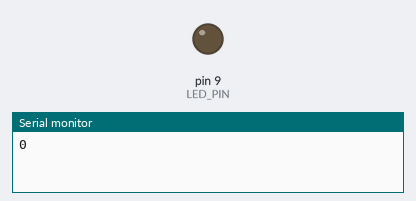
The sketch below on a simulated Arduino Uno, built with avr-gcc and run on an emulated ATmega328P. On the bench: output pins drawn as LEDs (lit = HIGH), the last lines printed to the serial monitor. Random numbers use the default seed unless the sketch sets one.

Above: at 0.05 s.
At 5.9 s:
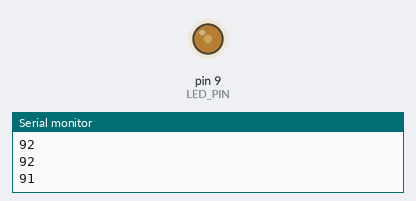
At 28.31 s:
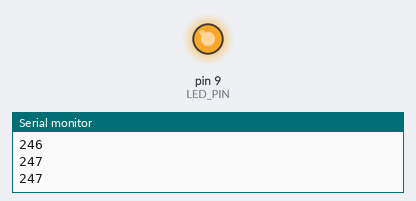
Timing chart, 0 to 40.0 s (numbered marks = the images above):
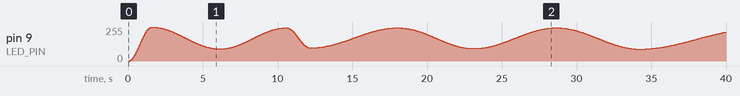

The sketch:

led_sample01.ino
```cpp
/**
 *    led_sample01.ino
 *    ランダムな時間、ランダムな振り幅で、LEDが光っては消えるを繰り返す
 **/


/** pin assigns **/
const int LED_PIN = 9;

/** amplitude (0-255/2) **/
const int MAX_AMPLITUDE_DOUBLE = 255;
const int MIN_AMPLITUDE_DOUBLE = 150;

/** radian step, manipulate the speed **/
const float MAX_RADIAN_STEP_INV = 50;  // 1 / 50
const float MIN_RADIAN_STEP_INV = 10;  // 1/ 10


float radian = 0.0;
float radianStep = 0.1;
float amplitude = MAX_AMPLITUDE_DOUBLE / 2.0;
float bias = MAX_AMPLITUDE_DOUBLE / 2.0;

int peakCount = 0;

void setup() {
  pinMode(LED_PIN, OUTPUT);


  digitalWrite(LED_PIN, LOW);

  randomSeed(analogRead(0));  // initialize the pseudo-random number generator

  Serial.begin(9600);
}

void loop() {
  if (radian >= (peakCount + 1) * PI) {
    peakCount++;

    float prevAmplitude = amplitude;

    amplitude = random(MIN_AMPLITUDE_DOUBLE, MAX_AMPLITUDE_DOUBLE - bias + prevAmplitude) / 2.0;
    Serial.print("amp: ");
    Serial.println(amplitude);

    radianStep = 1.0 / random(MIN_RADIAN_STEP_INV, MAX_RADIAN_STEP_INV);

    if (peakCount == 2) {
      bias += amplitude - prevAmplitude;

      peakCount = 0;
      radian = 0;
    } else {
      bias += prevAmplitude - amplitude;
    }
  }


  int ledValue = amplitude * (-cos(radian)) + bias;
  ledValue = constrain(ledValue, 0, 255);
  analogWrite(LED_PIN, ledValue);
  Serial.println(ledValue);

  radian += radianStep;

  delay(50);
}
```
